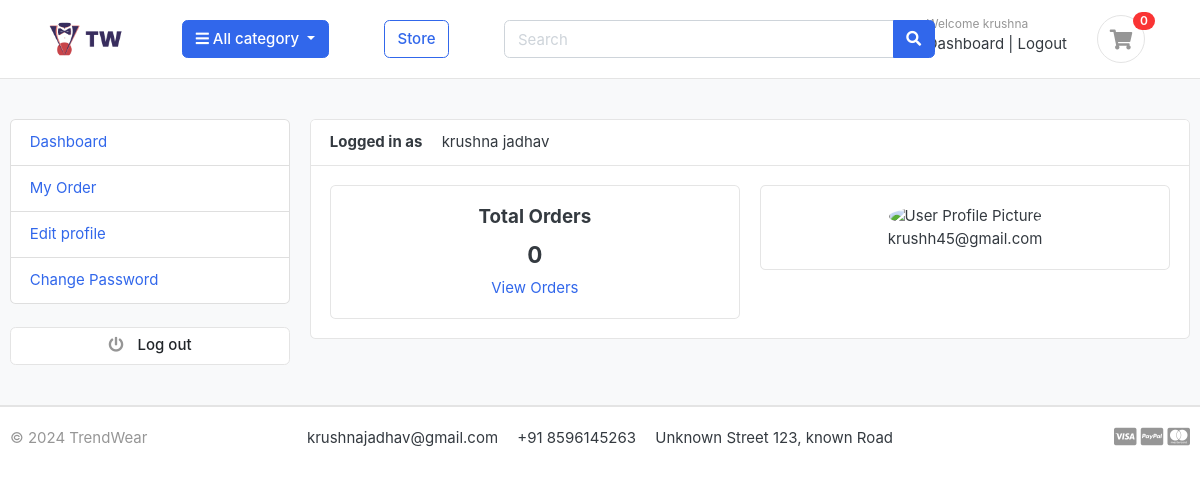
The app's page /accounts/dashboard/ (signed in), older data.
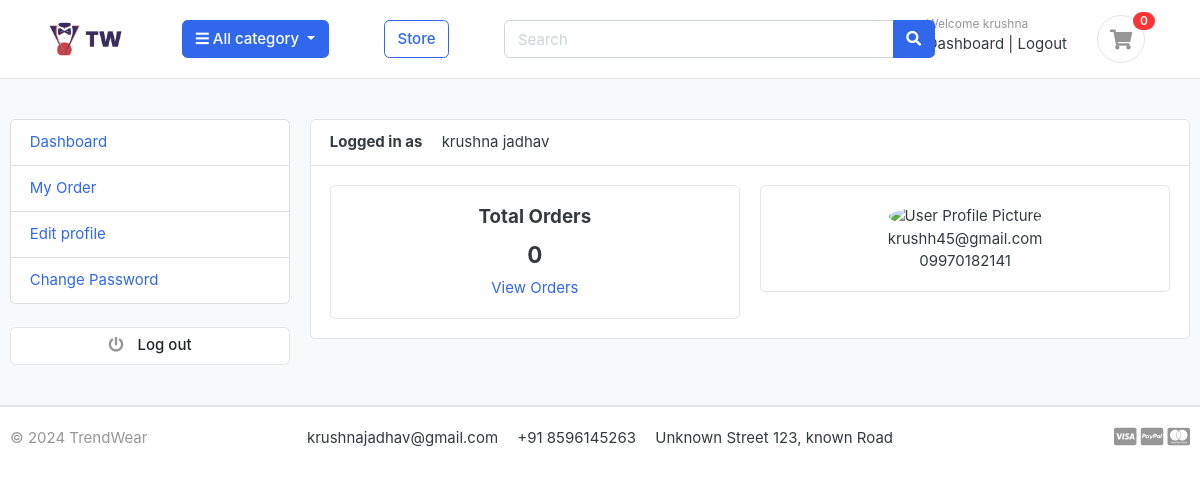
The same page, newer data.
### accounts/models.py (models this page shows, shortened)
class Account(AbstractBaseUser):
    first_name   = models.CharField(max_length=50)
    last_name    = models.CharField(max_length=50)
    username     = models.CharField(max_length=50,unique=True)
    email        = models.EmailField(max_length=100,unique=True)
    phone_number = models.CharField(max_length=50)
    date_joined   = models.DateTimeField(auto_now_add=True)
    last_login    = models.DateTimeField(auto_now_add=True)
    is_admin      = models.BooleanField(default=False)
    is_staff      = models.BooleanField(default=False)
    is_active     = models.BooleanField(default=False)
    is_superadmin = models.BooleanField(default=False)
    USERNAME_FIELD = 'email'
    REQUIRED_FIELDS =['username','first_name','last_name']
    objects=MyAccountManager()
    def full_name(self):
        return f'{self.first_name} {self.last_name}'

### accounts/views.py (the view)
# urls.py: path('dashboard/',v.dashboard,name='dashboard'),
@login_required(login_url='login')
def dashboard(request):
    orders= Order.objects.order_by('-created_at').filter(user_id=request.user.id, is_ordered=True)
    orders_count=orders.count()
    context={
        'orders_count':orders_count,
    }
    return render(request,'accounts/dashboard.html',context)

### EK_app/context_processors.py (called while the page is built)
def menu_links(request):
    links = Category.objects.all()
    return dict(links=links)

### EK_app/models.py (called while the page is built)
    def get_url(self):
        return reverse('products_by_category',args=[self.slug])

### cart/context_processors.py (called while the page is built)
def counter(request):
    cart_count=0
    if 'admin' in request.path:
        return {}
    else:
        try:
            cart=Cart.objects.filter(cart_id=_cart_id(request))
            if request.user.is_authenticated:
                cart_items = CartItem.objects.all().filter(user=request.user)
            else:
                cart_items = CartItem.objects.all().filter(cart=cart[:1])
            for cart_item in cart_items:
                cart_count  += cart_item.quantity
        except Cart.DoesNotExist:
            cart_count=0
    return dict(cart_count=cart_count)

### cart/views.py (called while the page is built)
def _cart_id(request):
    cart=request.session.session_key
    if not cart:
        cart=request.session.create()
    return cart

### EK_app/templates/accounts/dashboard.html (shortened to what this page needs)
{% extends "base.html" %}
{% block content %}
<section class="section-conten padding-y bg">
    <div class="container">
        <div class="row">
       {% include "includes/dashboard_sidebar.html" %}
        <main class="col-md-9">
            <article class="card">
            <header class="card-header">
                <strong class="d-inline-block mr-3">Logged in as </strong>
                <span>{{ user.full_name }}</span>
            </header>
            <div class="card-body">
                <div class="row">
                    <div class="col-md-6">
                        <div class="card" style="text-align:center;">
                            <div class="card-body">
                                <h5 class="card-title">Total Orders</h5>
                                <h4>{{orders_count}}</h4>
                                <a href="{% url "my_orders" %}">View Orders</a>
                            </div>
                        </div>
                    </div>
                    <div class="col-md-6">
                        <div class="card" style="text-align:center;">
                            <div class="card-body">
                               <img src="https://www.w3schools.com/howto/img_avatar.png" alt="User Profile Picture" width="50" height="50" style="border-radius:50%;">
                               <p class="mb-0">{{user.email}}</p>
                               <p>{{user.phone_number}}</p>
                            </div>
                        </div>
                    </div>
                </div>
            </div>
            </article>
        </main>
    </div>
    </div>
    </section>
{% endblock content %}

### EK_app/templates/includes/navbar.html (shortened to what this page needs)
{% load static %}
<header class="section-header">
    <section class="header-main border-bottom">
        <div class="container-fluid">
    <div class="row align-items-center">
        <div class="">
            <a href="/" class="brand-wrap">
                <img class="logo ml-5 mr-5"  src="{% static "./images/logo1.png" %}" >
            </a>
        </div>
        <div class="col-lg col-sm col-md col-6 flex-grow-0">
            <div class="category-wrap dropdown d-inline-block float-right">
                <button type="button" class="btn btn-primary dropdown-toggle" data-toggle="dropdown">
                    <i class="fa fa-bars"></i> All category
                </button>
            </div>
        </div>
        <a href="{% url "storev" %}" class="btn btn-outline-primary ml-5">Store</a>
        <div class="col-lg  col-md-6 col-sm-12 col">
            <form action="{% url "search" %}" class="search" method='GET'>
                <div class="input-group w-70 ml-5 ">
                    <input type="text" class="form-control" style="width:60%;" placeholder="Search" name="keyword">
                    <div class="input-group-append">
                      <button class="btn btn-primary " type="submit">
                        <i class="fa fa-search"></i>
                      </button>
                    </div>
                </div>
            </form>
        </div>
        <div class="col-lg-3 col-sm-6 col-8 order-2 order-lg-3">
                    <div class="d-flex justify-content-end mb-3 mb-lg-0">
                        {% if user.id is None %}
                        <div class="widget-header mr-4">
                            <small class="title text-muted">Welcome guest!</small>
                            <div>
                                <a href="{% url 'login' %}">Sign in</a> <span class="dark-transp"> | </span>
                                <a href="{% url 'register' %}"> Register</a>
                            </div>
                        </div>
                        {% else %}
                        <div class="widget-header">
                            <small class="title text-muted">Welcome {{user.first_name}}</small>
                            <div>
                                <a href="{% url "dashboard" %}">Dashboard</a> <span class="dark-transp"> | </span>
                                <a href="{% url 'logout' %}">Logout</a>
                            </div>
                        </div>
                        {% endif %}
                        <a href="{% url "cart" %}" class="widget-header pl-3 ml-3">
                            <div class="icon icon-sm rounded-circle border mr-5"><i class="fa fa-shopping-cart"></i></div>
                            <span class="badge badge-pill badge-danger notify mr-5">{{ cart_count }}</span>
                        </a>
                    </div>
                </div>
    </div>
        </div>
    </section>
    </header>

Row changes from the older to the newer data that the page shows:
changed Account "krushna jadhav": phone_number (not shown) → "09970182141"
